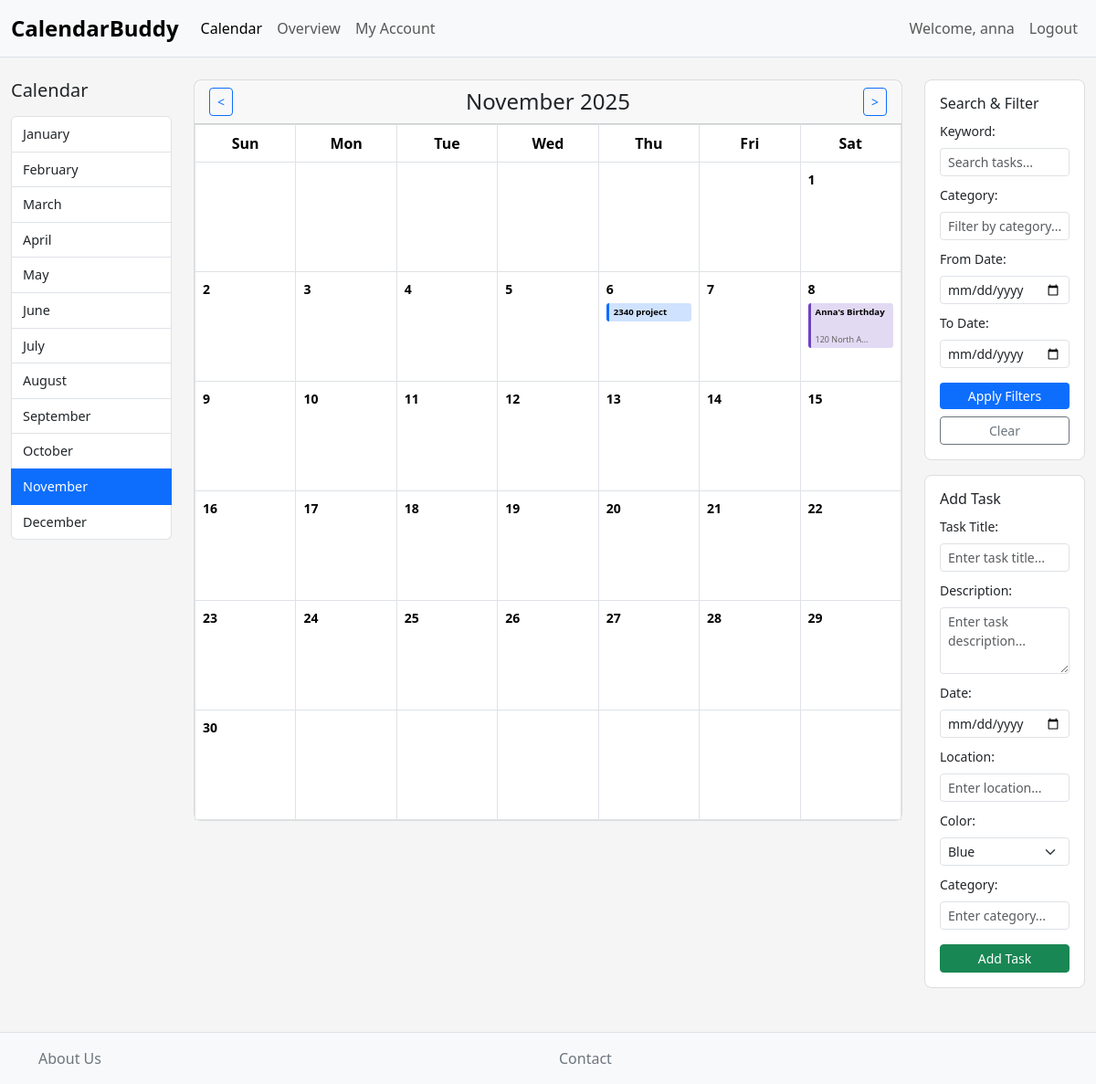
/calendar/ (signed in), run on the app's committed database.
### calendar_app/models.py (models this page shows, shortened)
class Task(models.Model):
    COLOR_CHOICES = [
        ('blue', 'Blue'),
        ('green', 'Green'),
        ('red', 'Red'),
        ('yellow', 'Yellow'),
        ('purple', 'Purple'),
        ('orange', 'Orange'),
    ]
    title = models.CharField(max_length=200)  # Short title/name
    description = models.TextField(blank=True)  # Longer description
    date = models.DateField()
    location = models.CharField(max_length=200, blank=True)
    color = models.CharField(max_length=20, choices=COLOR_CHOICES, default='blue')
    category = models.CharField(max_length=50, blank=True, default='')
    user = models.ForeignKey(User, on_delete=models.CASCADE)
    created_at = models.DateTimeField(auto_now_add=True)

### calendar_app/views.py (the view, shortened to what this page needs)
# urls.py: path('', views.calendar_view, name='calendar_view'),
@login_required
def calendar_view(request):
    today = date.today()
    month = int(request.GET.get('month', today.month))
    year = int(request.GET.get('year', today.year))
    task_form = TaskForm(request.POST or None)
    print(f"=== CALENDAR VIEW DEBUG ===")
    print(f"Request method: {request.method}")
    search_form = CalendarSearchForm(request.GET or None)
    tasks = Task.objects.filter(user=request.user)
    cal = calendar.Calendar(firstweekday=6)  # Start with Sunday
    month_days = cal.monthdayscalendar(year, month)
    tasks_by_date = {}
    for task in tasks.filter(date__year=year, date__month=month):
        day = task.date.day
        if day not in tasks_by_date:
            tasks_by_date[day] = []
        tasks_by_date[day].append(task)
    prev_month = month - 1 if month > 1 else 12
    prev_year = year if month > 1 else year - 1
    next_month = month + 1 if month < 12 else 1
    next_year = year if month < 12 else year + 1
    context = {
        'month': month,
        'year': year,
        'month_name': date(year, month, 1).strftime('%B'),
        'calendar': month_days,
        'tasks_by_date': tasks_by_date,
        'prev_month': prev_month,
        'prev_year': prev_year,
        'next_month': next_month,
        'next_year': next_year,
        'task_form': task_form,
        'search_form': search_form,
        'search_keyword': request.GET.get('search', ''),
        'filter_date': request.GET.get('filter_date'),
        'filter_location': request.GET.get('filter_location'),
        'filter_event': request.GET.get('filter_event'),
    }
    return render(request, 'calendar_app/calendar.html', context)

### calendar_app/templates/calendar_app/calendar.html (shortened to what this page needs)
{% extends 'home/base.html' %}
{% load calendar_tags %}
{% block content %}
<div class="container-fluid mt-4">
    <div class="row">
        <div class="col-md-2">
            <h5 class="mb-3">Calendar</h5>
            <div class="list-group mb-4">
                <a href="?month=1&year={{ year }}" class="list-group-item list-group-item-action {% if month == 1 %}active{% endif %}">January</a>
                <a href="?month=2&year={{ year }}" class="list-group-item list-group-item-action {% if month == 2 %}active{% endif %}">February</a>
                <a href="?month=3&year={{ year }}" class="list-group-item list-group-item-action {% if month == 3 %}active{% endif %}">March</a>
                <a href="?month=4&year={{ year }}" class="list-group-item list-group-item-action {% if month == 4 %}active{% endif %}">April</a>
                <a href="?month=5&year={{ year }}" class="list-group-item list-group-item-action {% if month == 5 %}active{% endif %}">May</a>
                <a href="?month=6&year={{ year }}" class="list-group-item list-group-item-action {% if month == 6 %}active{% endif %}">June</a>
                <a href="?month=7&year={{ year }}" class="list-group-item list-group-item-action {% if month == 7 %}active{% endif %}">July</a>
                <a href="?month=8&year={{ year }}" class="list-group-item list-group-item-action {% if month == 8 %}active{% endif %}">August</a>
                <a href="?month=9&year={{ year }}" class="list-group-item list-group-item-action {% if month == 9 %}active{% endif %}">September</a>
                <a href="?month=10&year={{ year }}" class="list-group-item list-group-item-action {% if month == 10 %}active{% endif %}">October</a>
                <a href="?month=11&year={{ year }}" class="list-group-item list-group-item-action {% if month == 11 %}active{% endif %}">November</a>
                <a href="?month=12&year={{ year }}" class="list-group-item list-group-item-action {% if month == 12 %}active{% endif %}">December</a>
            </div>
        </div>
        <div class="col-md-8">
            <div class="card">
                <div class="card-header d-flex justify-content-between align-items-center">
                    <a href="?month={{ prev_month }}&year={{ prev_year }}" class="btn btn-sm btn-outline-primary">&lt;</a>
                    <h4 class="mb-0">{{ month_name }} {{ year }}</h4>
                    <a href="?month={{ next_month }}&year={{ next_year }}" class="btn btn-sm btn-outline-primary">&gt;</a>
                </div>
                <div class="card-body p-0">
                    <table class="table table-bordered mb-0 calendar-table">
                        <thead>
                            <tr>
                                <th class="text-center">Sun</th>
                                <th class="text-center">Mon</th>
                                <th class="text-center">Tue</th>
                                <th class="text-center">Wed</th>
                                <th class="text-center">Thu</th>
                                <th class="text-center">Fri</th>
                                <th class="text-center">Sat</th>
                            </tr>
                        </thead>
                        <tbody>
                            {% for week in calendar %}
                            <tr>
                                {% for day in week %}
                                <td class="calendar-day {% if day == 0 %}empty-day{% endif %}">
                                    {% if day != 0 %}
                                        <div class="day-number">{{ day }}</div>
                                        {% if day in tasks_by_date %}
                                            <div class="tasks-container">
                                                {% for task in tasks_by_date|get_item:day %}
                                                    <div class="task-item task-{{ task.color }}"
                                                         data-task-id="{{ task.id }}"
                                                         data-title="{{ task.title }}"
                                                         data-date="{{ task.date|date:'M d, Y' }}"
                                                         data-location="{{ task.location }}"
                                                         data-description="{{ task.description }}"
                                                         data-category="{{ task.category }}"
                                                         data-color="{{ task.color }}"
                                                         data-delete-url="{% url 'calendar_app:delete_task' task.id %}"
                                                         style="cursor: pointer;">
                                                        <div class="task-content">
                                                            <small class="task-title">{{ task.title|truncatechars:15 }}</small>
                                                            {% if task.location %}
                                                                <br><small class="task-location">{{ task.location|truncatechars:12 }}</small>
                                                            {% endif %}
                                                        </div>
                                                    </div>
                                                {% endfor %}
                                            </div>
                                        {% endif %}
                                    {% endif %}
                                </td>
                                {% endfor %}
                            </tr>
                            {% endfor %}
                        </tbody>
                    </table>
                </div>
            </div>
        </div>
        <div class="col-md-2">
            <div class="card mb-3">
                <div class="card-body">
                    <h6 class="card-title">Search & Filter</h6>
                    <form method="get">
                        <div class="mb-2">
                            <label class="form-label small">Keyword:</label>
                            {{ search_form.search }}
                        </div>
                        <div class="mb-2">
                            <label class="form-label small">Category:</label>
                            {{ search_form.category }}
                        </div>
                        <div class="mb-2">
                            <label class="form-label small">From Date:</label>
                            {{ search_form.start_date }}
                        </div>
                        <div class="mb-3">
                            <label class="form-label small">To Date:</label>
                            {{ search_form.end_date }}
                        </div>
                        <div class="d-grid gap-2">
                            <button type="submit" class="btn btn-sm btn-primary">Apply Filters</button>
                            <a href="?month={{ month }}&year={{ year }}" class="btn btn-sm btn-outline-secondary">Clear</a>
                        </div>
                    </form>
                </div>
            </div>
            <div class="card">
                <div class="card-body">
                    <h6 class="card-title">Add Task</h6>
                    <form method="post">
                        <div class="mb-2">
                            <label class="form-label small">Task Title:</label>
                            {{ task_form.title }}
                        </div>
                        <div class="mb-2">
                            <label class="form-label small">Description:</label>
                            {{ task_form.description }}
                        </div>
                        <div class="mb-2">
                            <label class="form-label small">Date:</label>
                            {{ task_form.date }}
                        </div>
                        <div class="mb-2">
                            <label class="form-label small">Location:</label>
                            {{ task_form.location }}
                        </div>
                        <div class="mb-2">
                            <label class="form-label small">Color:</label>
                            {{ task_form.color }}
                        </div>
                        <div class="mb-3">
                            <label class="form-label small">Category:</label>
                            {{ task_form.category }}
                        </div>
                        <button type="submit" class="btn btn-sm btn-success w-100">Add Task</button>
                    </form>
                </div>
            </div>
        </div>
    </div>
</div>
{% endblock %}

### home/templates/home/base.html (shortened to what this page needs)
<!DOCTYPE html>
<html lang="en">
<head>
    <link href="https://cdn.jsdelivr.net/npm/bootstrap@5.3.2/dist/css/bootstrap.min.css" rel="stylesheet">
    {% load static %}
    <link rel="stylesheet" href="{% static 'home/css/style.css' %}">
</head>
<body>
    <nav class="navbar navbar-expand-lg navbar-light bg-light border-bottom">
        <div class="container-fluid">
            <a class="navbar-brand"
                href="{% if user.is_authenticated %}{% url 'calendar_app:user_page' %}{% else %}{% url 'home' %}{% endif %}">
                CalendarBuddy
            </a>
            <div class="collapse navbar-collapse" id="navbarNav">
                <ul class="navbar-nav me-auto">
                    {% if user.is_authenticated %}
                    <li class="nav-item">
                        <a class="nav-link {% if request.resolver_match.url_name == 'calendar_view' %}active{% endif %}"
                            href="{% url 'calendar_app:calendar_view' %}">Calendar</a>
                    </li>
                    <li class="nav-item">
                        <a class="nav-link {% if request.resolver_match.url_name == 'user_page' %}active{% endif %}"
                            href="{% url 'calendar_app:user_page' %}">Overview</a>
                    </li>
                    <li class="nav-item">
                        <a class="nav-link {% if request.resolver_match.url_name == 'account_dashboard' %}active{% endif %}"
                            href="{% url 'account_dashboard' %}">My Account</a>
                    </li>
                    {% endif %}
                </ul>
                <ul class="navbar-nav">
                    {% if user.is_authenticated %}
                    <li class="nav-item">
                        <span class="nav-link">Welcome, {{ user.username }}</span>
                    </li>
                    <li class="nav-item">
                        <a href="#" class="nav-link"
                            onclick="document.getElementById('logout-form').submit(); return false;">
                            Logout
                        </a>
                    </li>
                    {% endif %}
                </ul>
            </div>
        </div>
    </nav>
    <main>
        {% block content %}{% endblock %}
    </main>
    <footer class="bg-light border-top mt-5 py-3">
        <div class="container">
            <div class="row">
                <div class="col-md-6">
                    <p class="mb-0">About Us</p>
                </div>
                <div class="col-md-6">
                    <p class="mb-0">Contact</p>
                </div>
            </div>
        </div>
    </footer>
</body>
</html>

### data on the page
Task: title "2340 project"
Task: title "Anna's Birthday", location "120 North A…"

### other printed values
{{ user.username }} "anna"
{{ month_name }} "November"
{{ year }} "2025"
{{ day }} "1" "2" "3" "4" "5" "6" "7" "8" "9" "10" "11" "12" "13" "14" "15" "16" "17" "18" "19" "20" "21" "22" "23" "24" "25" "26" "27" "28" "29" "30"
